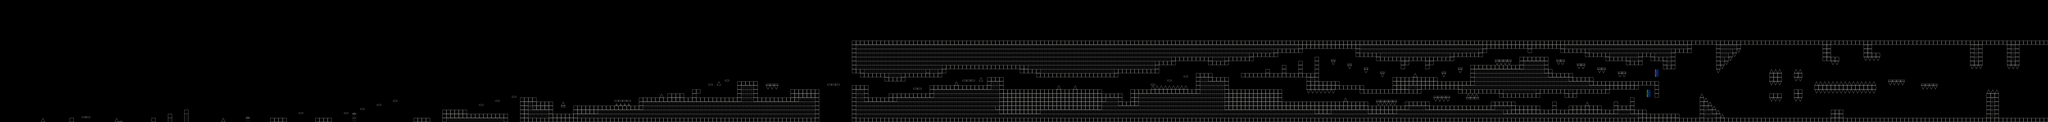

A 2D game scene composited from a Tiled map and its tileset images. What follows is a short description and the map's XML, with each tile layer's data collapsed to a summary:
An orthogonal 500x30 tile map with 42x42 px tiles, 1 tile layer (Tile Layer 1), 6 tilesets.

<map version="1.5" tiledversion="1.7.1" orientation="orthogonal" renderorder="right-down" width="500" height="30" tilewidth="42" tileheight="42" infinite="0" nextlayerid="2" nextobjectid="1">
 <tileset firstgid="1" source="tilesets/spikes.tsx" />
 <tileset firstgid="5" source="tilesets/smallBlocks.tsx" />
 <tileset firstgid="11" source="tilesets/spritesheet.tsx" />
 <tileset firstgid="23" source="tilesets/bigSprites.tsx" />
 <tileset firstgid="31" source="tilesets/portal.tsx" />
 <tileset firstgid="35" source="tilesets/portal.tsx" />
 <layer id="1" name="Tile Layer 1" width="500" height="30">
  <data>[15000 cells, 3889 non-empty, 14 distinct tile ids]</data>
 </layer>
</map>
